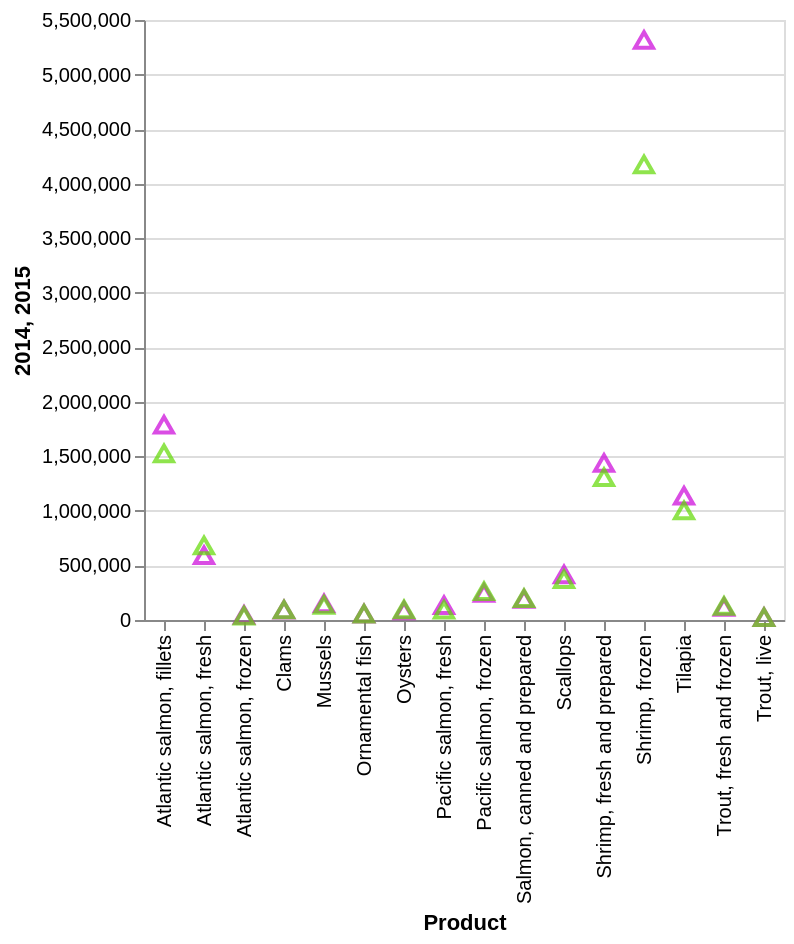

Notebook code for this chart:
### Markdown cell above
### Different markers

You can see the different styles of point markers and the options for them here [altair mark documentation](https://altair-viz.github.io/user_guide/marks.html). Above we also changed the colour of the marker - this is something can specify with a name of a colour (as we did - range of options available), or with a hex code for the colour of the form `color='#CA02D9'`. A good resource for picking colours and finding this hex format to specify them is [Adobe's color tool](https://color.adobe.com/create/color-wheel/) it's really helpful for picking matching colors too.

### Adding plots on same axes

Here's an example of adding plots of two data sets on the same axes using different colours picked from that website.

### Code cell
# This snippet creates two separate scatter plots with triangle markers using the fish DataFrame, one for the
# year 2014 (a) and another for 2015 (b). The mark_point() function specifies the shape and color for each plot.
# The plots are then combined using the + operator, layering them on top of each other to compare the values
# for 2014 and 2015.
a = alt.Chart(fish).mark_point(size=80, shape='triangle', color='#CA02D9').encode(
    x='Product',
    y='2014',
)
b = alt.Chart(fish).mark_point(size=80, shape='triangle', color='#5FD902').encode(
    x='Product',
    y='2015',
)
# Combining these two figures together
a + b

### Figure 1 — Vega-Lite specification as saved in the notebook (floating-point values rounded to 4 significant figures)
{"config": {"view": {"continuousWidth": 300, "continuousHeight": 300}}, "layer": [{"mark": {"type": "point", "color": "#CA02D9", "shape": "triangle", "size": 80}, "encoding": {"x": {"field": "Product", "type": "nominal"}, "y": {"field": "2014", "type": "quantitative"}}}, {"mark": {"type": "point", "color": "#5FD902", "shape": "triangle", "size": 80}, "encoding": {"x": {"field": "Product", "type": "nominal"}, "y": {"field": "2015", "type": "quantitative"}}}], "data": {"name": "data-f541a6179af65bc43b7b60bcdd80dcb9"}, "$schema": "https://vega.github.io/schema/vega-lite/v5.8.0.json", "datasets": {"data-f541a6179af65bc43b7b60bcdd80dcb9": [{"Product": "Trout, fresh and frozen", "2014": 95010.0, "2015": 104800.0, "2016": 121000.0, "2017": 135200.0, "2018": 164700.0}, {"Product": "Atlantic salmon, fresh", "2014": 568900.0, "2015": 658800.0, "2016": 842600.0, "2017": 948900.0, "2018": 1036000.0}, {"Product": "Pacific salmon, fresh ", "2014": 111500.0, "2015": 69980.0, "2016": 80010.0, "2017": 70730.0, "2018": 90320.0}, {"Product": "Atlantic salmon, frozen", "2014": 21460.0, "2015": 16360.0, "2016": 24230.0, "2017": 22490.0, "2018": 20200.0}, {"Product": "Pacific salmon, frozen ", "2014": 224300.0, "2015": 239000.0, "2016": 246200.0, "2017": 302300.0, "2018": 360700.0}, {"Product": "Atlantic salmon, fillets", "2014": 1767000.0, "2015": 1503000.0, "2016": 1795000.0, "2017": 2160000.0, "2018": 2369000.0}, {"Product": "Salmon, canned and prepared ", "2014": 167800.0, "2015": 175400.0, "2016": 166500.0, "2017": 195400.0, "2018": 198000.0}, {"Product": "Tilapia ", "2014": 1114000.0, "2015": 980700.0, "2016": 754800.0, "2017": 674500.0, "2018": 686900.0}, {"Product": "Shrimp, frozen", "2014": 5293000.0, "2015": 4151000.0, "2016": 4458000.0, "2017": 5064000.0, "2018": 4728000.0}, {"Product": "Shrimp, fresh and prepared ", "2014": 1415000.0, "2015": 1284000.0, "2016": 1246000.0, "2017": 1480000.0, "2018": 1509000.0}, {"Product": "Oysters ", "2014": 64190.0, "2015": 72020.0, "2016": 74460.0, "2017": 77820.0, "2018": 87710.0}, {"Product": "Mussels ", "2014": 128400.0, "2015": 114300.0, "2016": 119900.0, "2017": 121800.0, "2018": 102700.0}, {"Product": "Clams ", "2014": 71340.0, "2015": 71410.0, "2016": 73060.0, "2017": 72420.0, "2018": 79220.0}, {"Product": "Scallops ", "2014": 394400.0, "2015": 350200.0, "2016": 328500.0, "2017": 264500.0, "2018": 243600.0}, {"Product": "Trout, live", "2014": 800.3, "2015": 1054.0, "2016": 1082.0, "2017": 1152.0, "2018": 1635.0}, {"Product": "Ornamental fish", "2014": 33730.0, "2015": 33780.0, "2016": 38790.0, "2017": 40050.0, "2018": 45250.0}]}}
